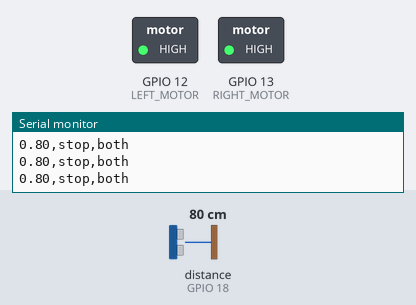
The sketch below on a simulated ESP32. On the bench: switched loads named in the sketch (green lamp = pin HIGH), the last lines printed to the serial monitor. Wiring (inferred from the names in the program): ultrasonic range finder: trigger GPIO 5; echo GPIO 18. The test bench sets the inputs (shaded band); at power-on: distance to the obstacle (sensor on GPIO 18) 80 cm. The echo pulse lasts 58.3 µs per cm; pins used as bus, display or sensor lines are not drawn.

Above: at 1.2 s.
1.3 s: distance to the obstacle (sensor on GPIO 18) set to 96 cm
2.8 s: distance to the obstacle (sensor on GPIO 18) set to 105 cm
At 3.6 s:
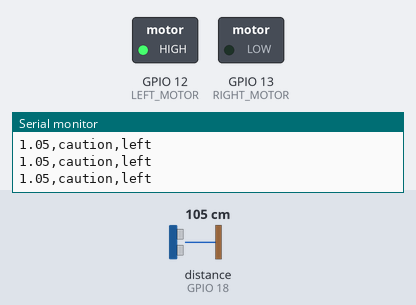
4.3 s: distance to the obstacle (sensor on GPIO 18) set to 247 cm
5.8 s: distance to the obstacle (sensor on GPIO 18) set to 254 cm
At 6.8 s:
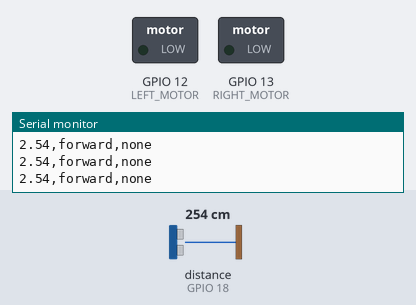
7.3 s: distance to the obstacle (sensor on GPIO 18) set to 2 cm
At 7.8 s:
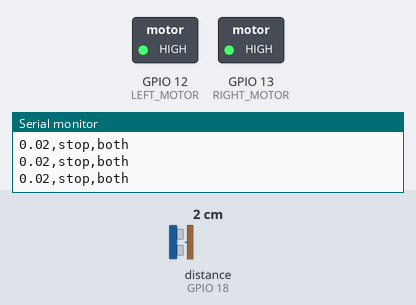
8.8 s: distance to the obstacle (sensor on GPIO 18) set to 120 cm
At 9.4 s:
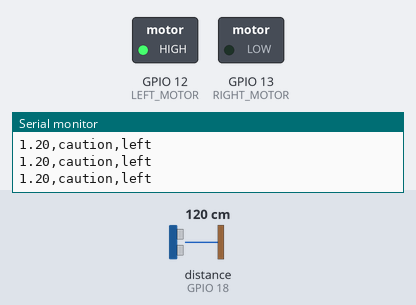
Timing chart, 0 to 11.4 s (numbered marks = the images above; inputs shaded):
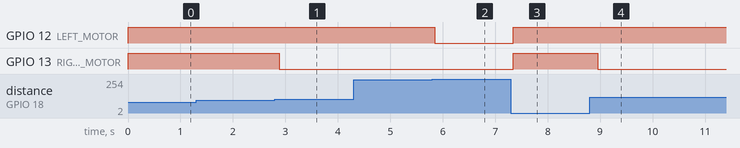

Measured:
- the behaviour switches between 100 and 101 cm on distance to the obstacle (sensor on GPIO 18) (found by bisection; images 0 and 1)
- the behaviour switches between 250 and 251 cm on distance to the obstacle (sensor on GPIO 18) (found by bisection; images 1 and 2)
- after the input at 2.8 s, GPIO 13 (RIGHT_MOTOR): HIGH → LOW after 0.09 s
- after the input at 5.8 s, GPIO 12 (LEFT_MOTOR): HIGH → LOW after 0.05 s
- after the input at 7.3 s, GPIO 12 (LEFT_MOTOR), GPIO 13 (RIGHT_MOTOR): LOW → HIGH at once
- after the input at 8.8 s, GPIO 13 (RIGHT_MOTOR): HIGH → LOW after 0.15 s

The sketch:

esp32_nav_assist.ino
```cpp
/*
  Smart Navigation Assist — ESP32 firmware (Phase 1: serial test build)
  Reads HC-SR04 ultrasonic distance, drives left/right haptic motors,
  and streams CSV lines over Serial so MATLAB (or the phone app) can
  read live data: distance_m,decision,haptic

  Wiring:
    HC-SR04  TRIG -> GPIO 5
    HC-SR04  ECHO -> GPIO 18
    Left motor driver  -> GPIO 12
    Right motor driver -> GPIO 13
*/

const int TRIG_PIN = 5;
const int ECHO_PIN = 18;
const int LEFT_MOTOR = 12;
const int RIGHT_MOTOR = 13;

void setup() {
  Serial.begin(115200);
  pinMode(TRIG_PIN, OUTPUT);
  pinMode(ECHO_PIN, INPUT);
  pinMode(LEFT_MOTOR, OUTPUT);
  pinMode(RIGHT_MOTOR, OUTPUT);
}

float readDistanceCM() {
  digitalWrite(TRIG_PIN, LOW);
  delayMicroseconds(2);
  digitalWrite(TRIG_PIN, HIGH);
  delayMicroseconds(10);
  digitalWrite(TRIG_PIN, LOW);

  long duration = pulseIn(ECHO_PIN, HIGH, 30000); // 30ms timeout ~ 5m max
  if (duration == 0) return -1; // no echo / out of range
  return duration * 0.0343 / 2.0; // speed of sound in cm/us
}

void loop() {
  float distCM = readDistanceCM();
  float distM = (distCM < 0) ? 10.0 : distCM / 100.0;

  // Simple placeholder decision logic (the phone/AI decides the
  // object class + side in the full system; this is just distance-based
  // for hardware bring-up testing).
  String decision;
  bool leftOn = false, rightOn = false;

  if (distM < 1.0) {
    decision = "stop";
    leftOn = true;
    rightOn = true;
  } else if (distM < 2.5) {
    decision = "caution";
    leftOn = true;
    rightOn = false;
  } else {
    decision = "forward";
  }

  digitalWrite(LEFT_MOTOR, leftOn ? HIGH : LOW);
  digitalWrite(RIGHT_MOTOR, rightOn ? HIGH : LOW);

  // Stream as CSV: distance_m,decision,haptic
  String haptic = (leftOn && rightOn) ? "both" : (leftOn ? "left" : (rightOn ? "right" : "none"));
  Serial.print(distM, 2);
  Serial.print(",");
  Serial.print(decision);
  Serial.print(",");
  Serial.println(haptic);

  delay(200); // ~5 readings/sec
}
```
